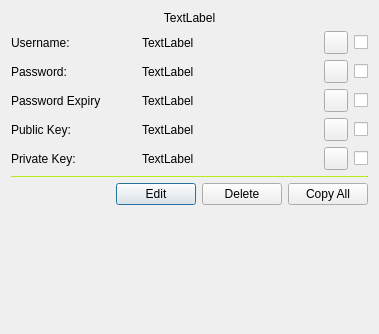
<?xml version="1.0" encoding="UTF-8"?>
<ui version="4.0">
 <class>CryptoViewWindow</class>
 <widget class="QDialog" name="CryptoViewWindow">
  <property name="geometry">
   <rect>
    <x>0</x>
    <y>0</y>
    <width>379</width>
    <height>334</height>
   </rect>
  </property>
  <property name="windowTitle">
   <string>View Crypto Secret</string>
  </property>
  <layout class="QVBoxLayout" name="verticalLayout_2">
   <item>
    <widget class="QLabel" name="lbl_description">
     <property name="text">
      <string>TextLabel</string>
     </property>
     <property name="alignment">
      <set>Qt::AlignCenter</set>
     </property>
    </widget>
   </item>
   <item>
    <layout class="QHBoxLayout" name="horizontalLayout">
     <item>
      <widget class="QLabel" name="lbl_username_view">
       <property name="minimumSize">
        <size>
         <width>125</width>
         <height>0</height>
        </size>
       </property>
       <property name="text">
        <string>Username:</string>
       </property>
      </widget>
     </item>
     <item>
      <widget class="QLabel" name="lbl_username">
       <property name="text">
        <string>TextLabel</string>
       </property>
      </widget>
     </item>
     <item>
      <spacer name="horizontalSpacer">
       <property name="orientation">
        <enum>Qt::Horizontal</enum>
       </property>
       <property name="sizeHint" stdset="0">
        <size>
         <width>40</width>
         <height>20</height>
        </size>
       </property>
      </spacer>
     </item>
     <item>
      <widget class="QToolButton" name="tbtn_username">
       <property name="cursor">
        <cursorShape>PointingHandCursor</cursorShape>
       </property>
       <property name="text">
        <string/>
       </property>
      </widget>
     </item>
     <item>
      <widget class="QCheckBox" name="chk_username">
       <property name="cursor">
        <cursorShape>PointingHandCursor</cursorShape>
       </property>
       <property name="text">
        <string/>
       </property>
      </widget>
     </item>
    </layout>
   </item>
   <item>
    <layout class="QHBoxLayout" name="horizontalLayout_2">
     <item>
      <widget class="QLabel" name="lbl_password_view">
       <property name="minimumSize">
        <size>
         <width>125</width>
         <height>0</height>
        </size>
       </property>
       <property name="text">
        <string>Password:</string>
       </property>
      </widget>
     </item>
     <item>
      <widget class="QLabel" name="lbl_password">
       <property name="text">
        <string>TextLabel</string>
       </property>
      </widget>
     </item>
     <item>
      <spacer name="horizontalSpacer_2">
       <property name="orientation">
        <enum>Qt::Horizontal</enum>
       </property>
       <property name="sizeHint" stdset="0">
        <size>
         <width>40</width>
         <height>20</height>
        </size>
       </property>
      </spacer>
     </item>
     <item>
      <widget class="QToolButton" name="tbtn_password">
       <property name="cursor">
        <cursorShape>PointingHandCursor</cursorShape>
       </property>
       <property name="text">
        <string/>
       </property>
      </widget>
     </item>
     <item>
      <widget class="QCheckBox" name="chk_password">
       <property name="cursor">
        <cursorShape>PointingHandCursor</cursorShape>
       </property>
       <property name="text">
        <string/>
       </property>
      </widget>
     </item>
    </layout>
   </item>
   <item>
    <layout class="QHBoxLayout" name="horizontalLayout_6">
     <item>
      <widget class="QLabel" name="lbl_password_exp_view">
       <property name="minimumSize">
        <size>
         <width>125</width>
         <height>0</height>
        </size>
       </property>
       <property name="maximumSize">
        <size>
         <width>125</width>
         <height>16777215</height>
        </size>
       </property>
       <property name="text">
        <string>Password Expiry</string>
       </property>
      </widget>
     </item>
     <item>
      <widget class="QLabel" name="lbl_password_exp">
       <property name="text">
        <string>TextLabel</string>
       </property>
      </widget>
     </item>
     <item>
      <spacer name="horizontalSpacer_6">
       <property name="orientation">
        <enum>Qt::Horizontal</enum>
       </property>
       <property name="sizeHint" stdset="0">
        <size>
         <width>40</width>
         <height>20</height>
        </size>
       </property>
      </spacer>
     </item>
     <item>
      <widget class="QToolButton" name="tbtn_password_exp">
       <property name="cursor">
        <cursorShape>PointingHandCursor</cursorShape>
       </property>
       <property name="text">
        <string/>
       </property>
      </widget>
     </item>
     <item>
      <widget class="QCheckBox" name="chk_password_exp">
       <property name="cursor">
        <cursorShape>PointingHandCursor</cursorShape>
       </property>
       <property name="text">
        <string/>
       </property>
      </widget>
     </item>
    </layout>
   </item>
   <item>
    <layout class="QHBoxLayout" name="horizontalLayout_4">
     <item>
      <widget class="QLabel" name="lbl_public_view">
       <property name="minimumSize">
        <size>
         <width>125</width>
         <height>0</height>
        </size>
       </property>
       <property name="text">
        <string>Public Key:</string>
       </property>
      </widget>
     </item>
     <item>
      <widget class="QLabel" name="lbl_public">
       <property name="text">
        <string>TextLabel</string>
       </property>
      </widget>
     </item>
     <item>
      <spacer name="horizontalSpacer_4">
       <property name="orientation">
        <enum>Qt::Horizontal</enum>
       </property>
       <property name="sizeHint" stdset="0">
        <size>
         <width>40</width>
         <height>20</height>
        </size>
       </property>
      </spacer>
     </item>
     <item>
      <widget class="QToolButton" name="tbtn_public">
       <property name="cursor">
        <cursorShape>PointingHandCursor</cursorShape>
       </property>
       <property name="text">
        <string/>
       </property>
      </widget>
     </item>
     <item>
      <widget class="QCheckBox" name="chk_public">
       <property name="cursor">
        <cursorShape>PointingHandCursor</cursorShape>
       </property>
       <property name="text">
        <string/>
       </property>
      </widget>
     </item>
    </layout>
   </item>
   <item>
    <layout class="QHBoxLayout" name="horizontalLayout_5">
     <item>
      <widget class="QLabel" name="lbl_private_view">
       <property name="minimumSize">
        <size>
         <width>125</width>
         <height>0</height>
        </size>
       </property>
       <property name="text">
        <string>Private Key:</string>
       </property>
      </widget>
     </item>
     <item>
      <widget class="QLabel" name="lbl_private">
       <property name="text">
        <string>TextLabel</string>
       </property>
      </widget>
     </item>
     <item>
      <spacer name="horizontalSpacer_5">
       <property name="orientation">
        <enum>Qt::Horizontal</enum>
       </property>
       <property name="sizeHint" stdset="0">
        <size>
         <width>40</width>
         <height>20</height>
        </size>
       </property>
      </spacer>
     </item>
     <item>
      <widget class="QToolButton" name="tbtn_private">
       <property name="cursor">
        <cursorShape>PointingHandCursor</cursorShape>
       </property>
       <property name="text">
        <string/>
       </property>
      </widget>
     </item>
     <item>
      <widget class="QCheckBox" name="chk_private">
       <property name="cursor">
        <cursorShape>PointingHandCursor</cursorShape>
       </property>
       <property name="text">
        <string/>
       </property>
      </widget>
     </item>
    </layout>
   </item>
   <item>
    <widget class="QFrame" name="frame">
     <property name="minimumSize">
      <size>
       <width>0</width>
       <height>1</height>
      </size>
     </property>
     <property name="maximumSize">
      <size>
       <width>16777215</width>
       <height>1</height>
      </size>
     </property>
     <property name="styleSheet">
      <string notr="true">background: #9ecd16;</string>
     </property>
     <property name="frameShape">
      <enum>QFrame::HLine</enum>
     </property>
     <property name="frameShadow">
      <enum>QFrame::Sunken</enum>
     </property>
    </widget>
   </item>
   <item>
    <layout class="QVBoxLayout" name="verticalLayout">
     <item>
      <layout class="QHBoxLayout" name="horizontalLayout_3">
       <item>
        <spacer name="horizontalSpacer_3">
         <property name="orientation">
          <enum>Qt::Horizontal</enum>
         </property>
         <property name="sizeHint" stdset="0">
          <size>
           <width>40</width>
           <height>20</height>
          </size>
         </property>
        </spacer>
       </item>
       <item>
        <widget class="QPushButton" name="btn_edit">
         <property name="cursor">
          <cursorShape>PointingHandCursor</cursorShape>
         </property>
         <property name="text">
          <string>Edit</string>
         </property>
        </widget>
       </item>
       <item>
        <widget class="QPushButton" name="btn_delete">
         <property name="cursor">
          <cursorShape>PointingHandCursor</cursorShape>
         </property>
         <property name="text">
          <string>Delete</string>
         </property>
        </widget>
       </item>
       <item>
        <widget class="QPushButton" name="btn_copyall">
         <property name="cursor">
          <cursorShape>PointingHandCursor</cursorShape>
         </property>
         <property name="text">
          <string>Copy All</string>
         </property>
        </widget>
       </item>
      </layout>
     </item>
     <item>
      <layout class="QGridLayout" name="gbox_words"/>
     </item>
    </layout>
   </item>
   <item>
    <spacer name="verticalSpacer">
     <property name="orientation">
      <enum>Qt::Vertical</enum>
     </property>
     <property name="sizeHint" stdset="0">
      <size>
       <width>20</width>
       <height>40</height>
      </size>
     </property>
    </spacer>
   </item>
  </layout>
 </widget>
 <resources/>
 <connections/>
</ui>
